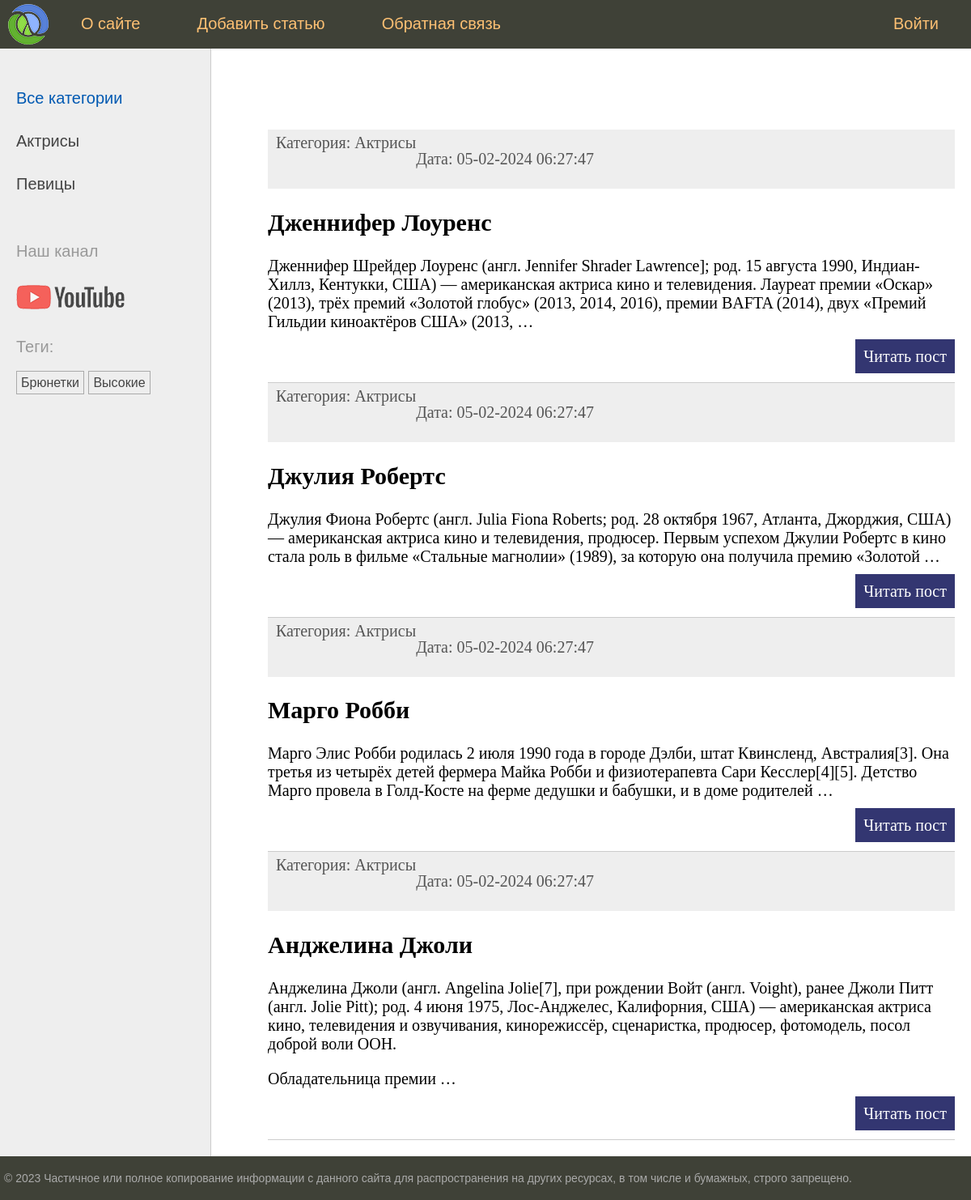
The app's page /, older data.
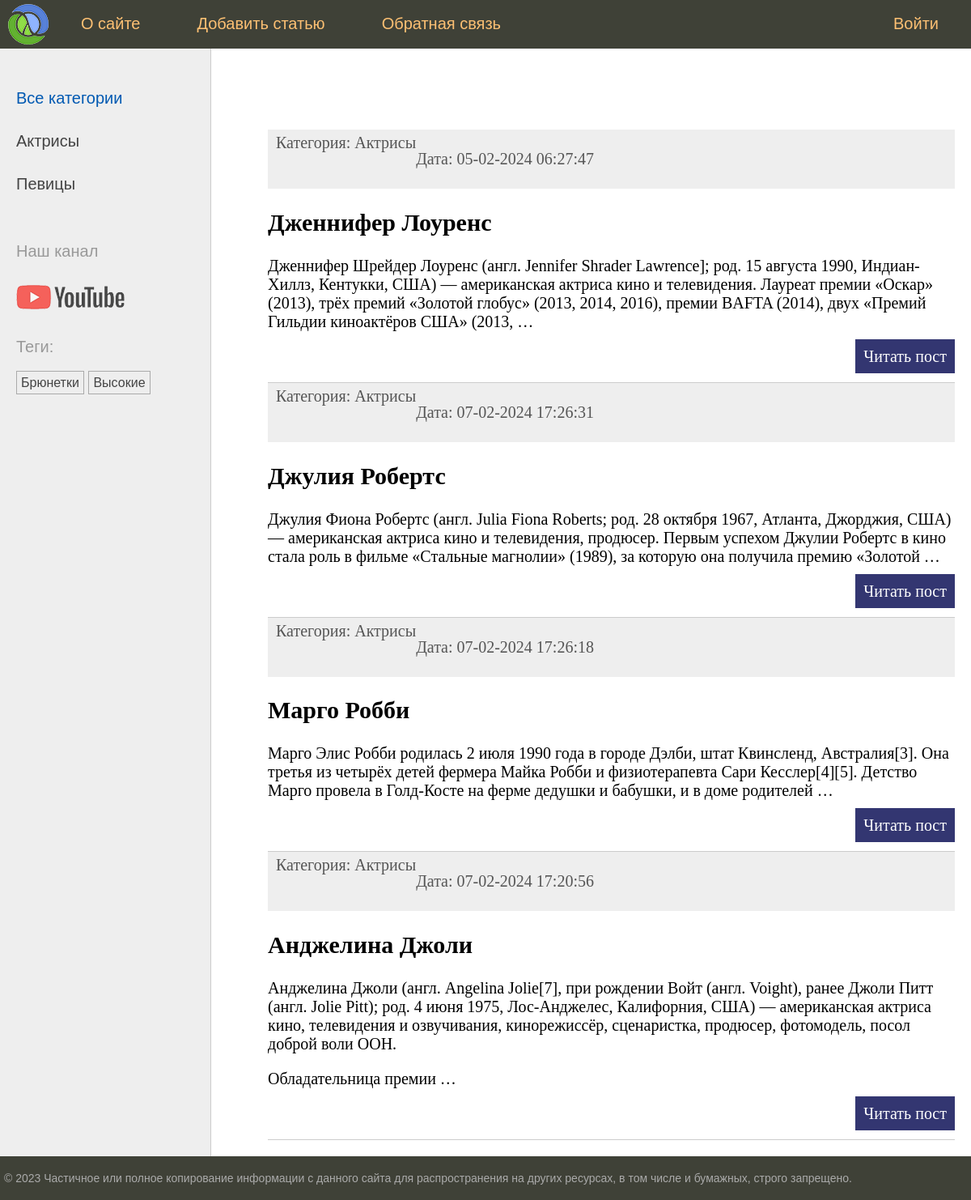
The same page, newer data.
### women/models.py (models this page shows, shortened)
class Category(models.Model):
    name = models.CharField(max_length = 100, db_index=True)
    slug = models.SlugField(max_length=255, unique=True, db_index=True)
    def get_absolute_url(self):
        return reverse('category', kwargs={'cat_slug': self.slug})

class TagPost(models.Model):
    tag = models.CharField(max_length=100, db_index=True)
    slug = models.SlugField(max_length=255, unique=True, db_index=True)
    def get_absolute_url(self):
        return reverse('tag', kwargs={'tag_slug': self.slug})

class Women(models.Model):
    class Status(models.IntegerChoices):
        DRAFT = 0, 'Черновик'
        PUBLISHED = 1, 'Опубликовано'
    title = models.CharField(max_length = 255)
    slug = models.SlugField(max_length=255, unique=True, db_index=True)
    content = models.TextField(blank=True) #можно оставлять пустым
    time_create = models.DateTimeField(auto_now_add=True) #автоматически заполняется поле в момент появления записи
    time_update = models.DateTimeField(auto_now=True) #при изменении записи меняется поле
    is_published = models.BooleanField(choices=Status.choices, default = Status.DRAFT)
    cat = models.ForeignKey('Category', on_delete = models.PROTECT, related_name='posts') #Category как строка, т.к. класс определен ниже
    tags = models.ManyToManyField('TagPost', blank=True, related_name='tags')
    husband = models.OneToOneField('Husband', on_delete=models.SET_NULL, null=True, blank=True, related_name='woman')
    objects = models.Manager()
    published = PublishedManager()
    class Meta:
        verbose_name = "Известные женщины"
        verbose_name_plural = "Известные женщины"
        ordering = ['-time_create']
        indexes = [
            models.Index(fields=['-time_create'])
        ]
    def get_absolute_url(self):
        return reverse('post', kwargs={'post_slug': self.slug})

### women/views.py (the view)
# urls.py: path('', views.index, name = 'home'), #http://127.0.0.1:8000/
def index(request): #HttpRequest
    posts = Women.published.all().select_related('cat')  # Выбрали все опубликованные статьи, "Жадная загрузка" связанных категорий
    data = {'title': 'главная, страница?',
            'menu': menu,
            'posts': posts,
            'cat_selected': 0,
            }
    return render(request, 'women/index.html', context = data)

### women/models.py (called while the page is built)
    def get_queryset(self):
        return super().get_queryset().filter(is_published=Women.Status.PUBLISHED)

### women/templatetags/women_tags.py (called while the page is built)
@register.inclusion_tag('women/list_categories.html')
def show_categories(cat_selected=0):
    cats = Category.objects.annotate(total=Count("posts")).filter(total__gt=0)
    return {'cats': cats, 'cat_selected': cat_selected}

@register.inclusion_tag('women/list_tags.html')
def show_all_tags():
    return {'tags': TagPost.objects.annotate(total=Count("tags")).filter(total__gt=0)}

### women/templates/women/index.html (shortened to what this page needs)
{% extends 'base.html' %}
{% block content %}
<ul class="list-articles">
	{% for p in posts %}
		<li><div class="article-panel">
				<p class="first">Категория: {{p.cat.name}}</p>
				<p class="list">Дата: {{p.time_update|date:"d-m-Y H:i:s"}}</p>
			</div>
			<h2>{{p.title}}</h2>
    {% autoescape off %}
	{{p.content|linebreaks|truncatewords:40}}
    {% endautoescape %}
			<p class="link-read-post"><a href="{{ p.get_absolute_url }}">Читать пост</a></p>
		</li>
	{% endfor %}
</ul>
{% endblock %}

### templates/base.html (shortened to what this page needs)
{% load static %}
{% load women_tags %}
<!DOCTYPE html>
<html>
<head>
	<link type="text/css" href="{% static 'women/css/styles.css' %}" rel="stylesheet" />
</head>
<body>
<table class="table-page" border=0 cellpadding="0" cellspacing="0">
<tr><td valign=top>
{% block mainmenu %}
		<div class="header">
			<ul id="mainmenu" class="mainmenu">
			<li class="logo"><a href="{% url 'home' %}"><div class="logo"></div></a></li>
{% for m in menu %}
	{% if not forloop.last %}<li>{% else %}<li class="last">{% endif %}
		<a href="{% url m.url_name %}">{{m.title}}</a></li>
{% endfor %}
			</ul>
		</div>
{% endblock mainmenu %}
<table class="table-content" border=0 cellpadding="0" cellspacing="0">
<tr>
	<td valign="top" class="left-chapters">
	<ul id="leftchapters">
		{% if cat_selected == 0 %}
		<li class="selected">Все категории</li>
		{% else %}
		<li><a href="{% url 'home' %}">Все категории</a></li>
		{% endif %}
		{% show_categories cat_selected %}
		<li class="share">
		<p>Наш канал</p>
		<a class="share-yt" href="https://www.youtube.com/channel/UClJzWfGWuGJL2t-3dYKcHTA/playlists" target="_blank" rel="nofollow"></a>
		</li>
		<li>{% show_all_tags %}</li>
	</ul>
</td>
<td valign="top" class="content">
	<div class="content-text">
{% block content %}
{% endblock %}
	</div>
</td></tr></table>
</td></tr>
<tr><td valign=top>
	<div id="footer">
		<p>&copy; 2023 Частичное или полное копирование информации с данного сайта для распространения на других ресурсах, в том числе и бумажных, строго запрещено.</p>
	</div>
</td></tr></table>
</body>
</html>

### women/templates/women/list_categories.html
{% for cat in cats %}
{% if cat.id == cat_selected %}
<li class="selected">{{cat.name}}</li>
{% else %}
<li><a href="{{ cat.get_absolute_url }}">{{cat.name}}</a></li>
{% endif %}
{% endfor %}

### women/templates/women/list_tags.html
{% if tags %}
    <p>Теги:</p>
    <ul class="tags-list">
        {% for t in tags %}
        <li><a href="{{ t.get_absolute_url }}">{{t.tag}}</a></li>
        {% endfor %}
    </ul>
{% endif %}

Row changes from the older to the newer data that the page shows:
changed Women "Джулия Робертс": time_update "05-02-2024 06:27:47" → "07-02-2024 17:26:31"
changed Women "Марго Робби": time_update "05-02-2024 06:27:47" → "07-02-2024 17:26:18"
changed Women "Анджелина Джоли": time_update "05-02-2024 06:27:47" → "07-02-2024 17:20:56"
